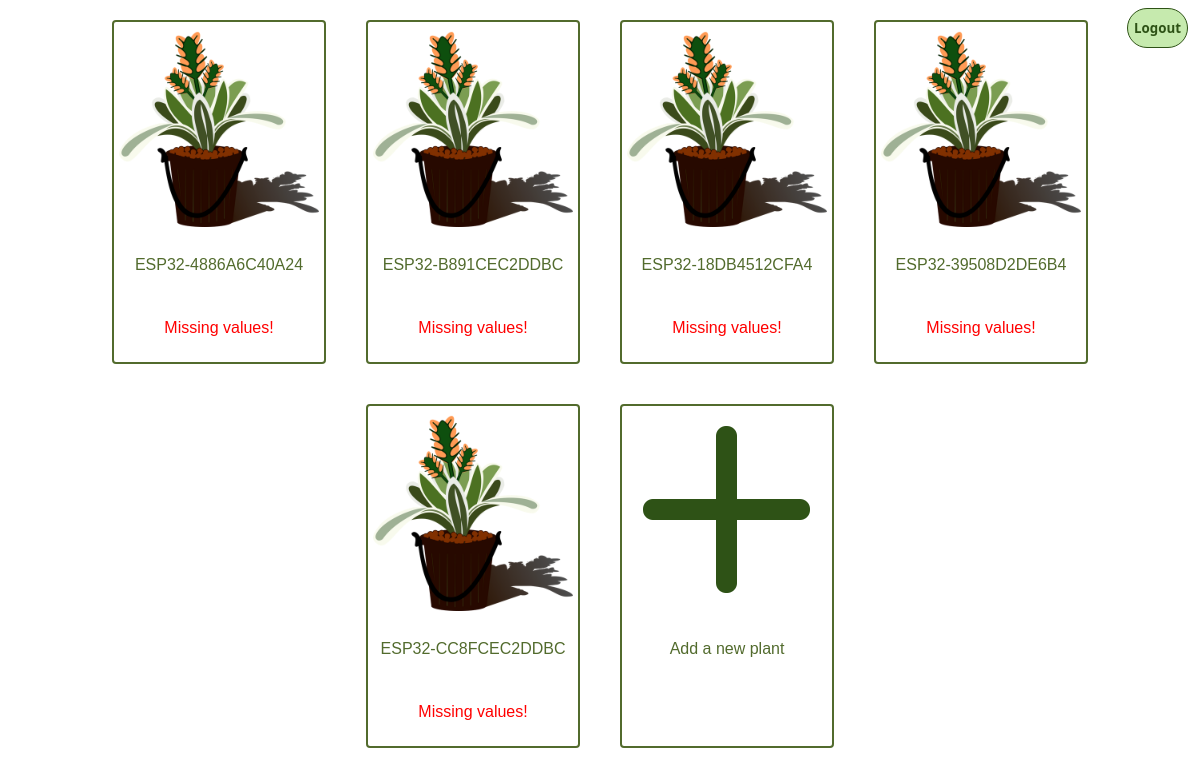
/ (signed in), run on an earlier commit of the app's database.
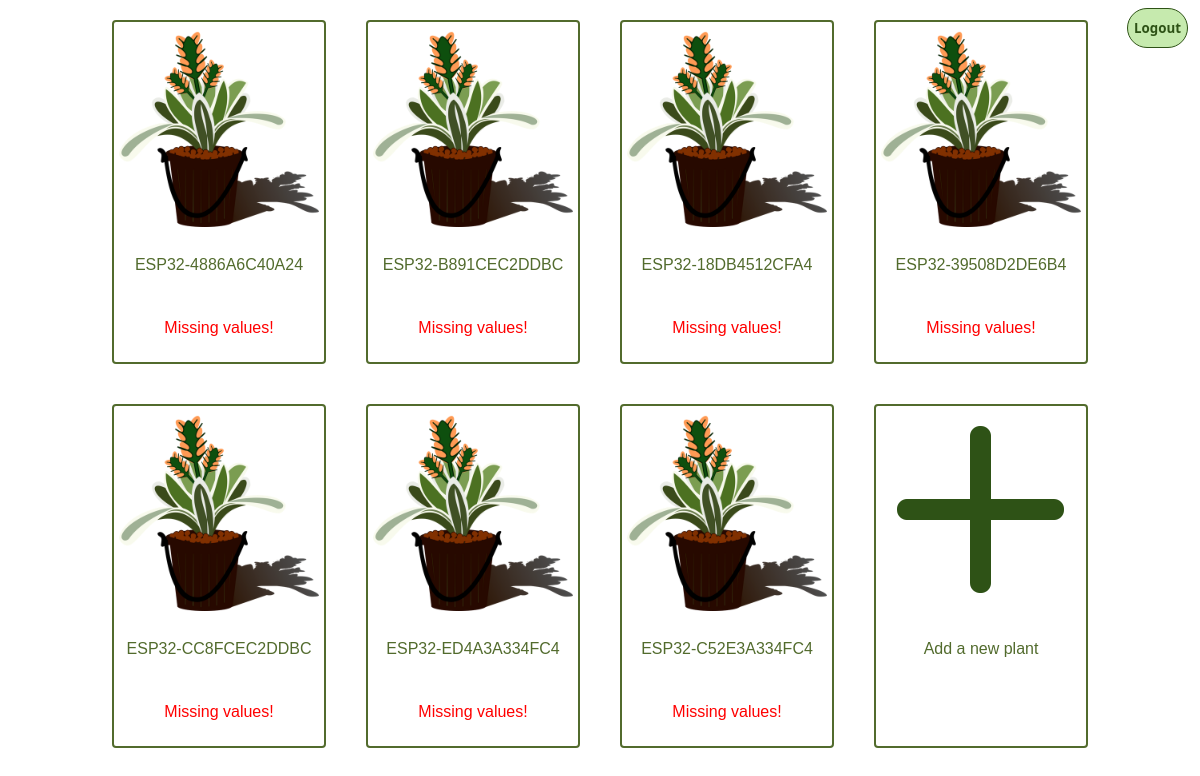
And on a later commit of the database.
### polls/models.py (models this page shows)
class Plants(models.Model):
  user = models.ForeignKey(custom_user,on_delete=models.CASCADE)
  nickname = models.CharField(max_length=20, blank=True)
  deviceid = models.CharField(max_length=20)
  plant_pic = models.ImageField(upload_to='images', blank=True)

### polls/views.py (the view)
# urls.py: path('', frontpage, name='frontpage'),
def frontpage(request):
    if request.user.is_authenticated:
        return myplants(request)
    else:
        return render(request, 'frontpage.html')

### polls/views.py (called while the page is built)
def myplants(request):
    if request.user.is_authenticated:
        plants = Plants.objects.filter(user=request.user.id)
        time_threshold = datetime.now() - timedelta(hours=4)
        plantswithdata = []
        for plant in plants:
            if PlantData.objects.filter(DeviceId=plant.deviceid).exists():
                plantswithdata.append([plant, PlantData.objects.filter(DeviceId=plant.deviceid).latest('ServerTime').ServerTime.replace(tzinfo=None) > time_threshold.replace(tzinfo=None)])
            else:
                plantswithdata.append([plant, bool(False)])
        return render(request, 'myplants.html', {'plants': plantswithdata})
    else:
        return redirect('/')

### polls/templates/myplants.html (shortened to what this page needs)
<!DOCTYPE html>
{% load static %}
<link rel="stylesheet" type="text/css" href="{% static 'css/myplants.css' %}">
<html lang="en">
	<body>
		<div class="logout">
			<a href="#" onClick="document.getElementById('logoutform').submit()"><button class="button" type="button">Logout</button></a>
		</div>
		<div class="container">
			{% for plant in plants %}
			<div class="plantdiv">
				<div class="imagecontainer">
					{% if plant.0.plant_pic %}
						<a href="/myplants/{{ plant.0.id }}"><img src="{{ plant.0.plant_pic.url }}" class="img"/></a>
					{% else %}
						<a href="/myplants/{{ plant.0.id }}"><img src="/static/images/plant.png" class="img"/></a>
					{% endif %}
				</div>
				{% if plant.0.nickname %}
				<a href="/myplants/{{ plant.0.id }}" class="link">{{ plant.0.nickname }}</a>
					{% if not plant.1 %}
						<a href="/myplants/{{ plant.0.id }}" class="valuelink">Missing values!</a>
					{% endif %}
				{% else %}
				<a href="/myplants/{{ plant.0.id }}" class="link">{{ plant.0.deviceid }}</a>
					{% if not plant.1 %}
						<a href="/myplants/{{ plant.0.id }}" class="valuelink">Missing values!</a>
					{% endif %}
				{% endif %}
			</div>
			{% endfor %}
			<div class="plantdiv">
				<div class="imagecontainer">
					<a href="/addplant/"><img src="/static/images/plus.png" class="img"/></a>
				</div>
				<a href="/addplant/" class="link">Add a new plant</a>
			</div>
		</div>
	</body>
</html>

### polls/static/css/myplants.css (style rules this page uses)
html, body { height: 100%; margin: 0; }
div.plantdiv { display: flex; flex-direction: column; margin: 20px; border: 2px solid #526b2d; border-radius: 4px; padding: 5px; width: 200px; max-height: 400px; background: white; transition: all 0.25s ease-out; overflow: hidden; word-break: break-all; }
div.plantdiv img { width: 100%; max-height: 200px; }
img { image-orientation: from-image; }
body { background: url(/static/images/background4.jpg) no-repeat center center fixed; background-size: cover; }
.link { display: inline-block; flex-direction: column; align-self: self-end; width: 100%; padding-top: 25px; padding-bottom: 20px; text-align: center; text-decoration: none; color: #526b2d; font-family: Tahoma, Geneva, sans-serif; }
.valuelink { font-family: Tahoma, Geneva, sans-serif; text-align: center; display: inline-block; flex-direction: column; align-self: self-end; width: 100%; padding-top: 25px; padding-bottom: 20px; text-align: center; text-decoration: none; color: red; font-family: Tahoma, Geneva, sans-serif; }
.imagecontainer { min-height: 200px; display: flex; align-items: center; justify-content: center; }
.container { justify-content: center; display: flex; flex-direction: row; flex-wrap: wrap; }
.logout { position: absolute; top: 1%; right: 1% }
.button { text-decoration: none; background-color: #c6eaae; padding-top: 10px; padding-bottom: 10px; border-radius: 20px; border: 1px solid #2e5216; color: #2e5216; font-family: system-ui, -apple-system, BlinkMacSystemFont, "Segoe UI", Roboto, Ubuntu, "Helvetica Neue", sans-serif; font-weight: bolder; }

What changed in the data, as far as the page shows it:
added Plants: nickname "ESP32-ED4A3A334FC4"
added Plants: nickname "ESP32-C52E3A334FC4"
